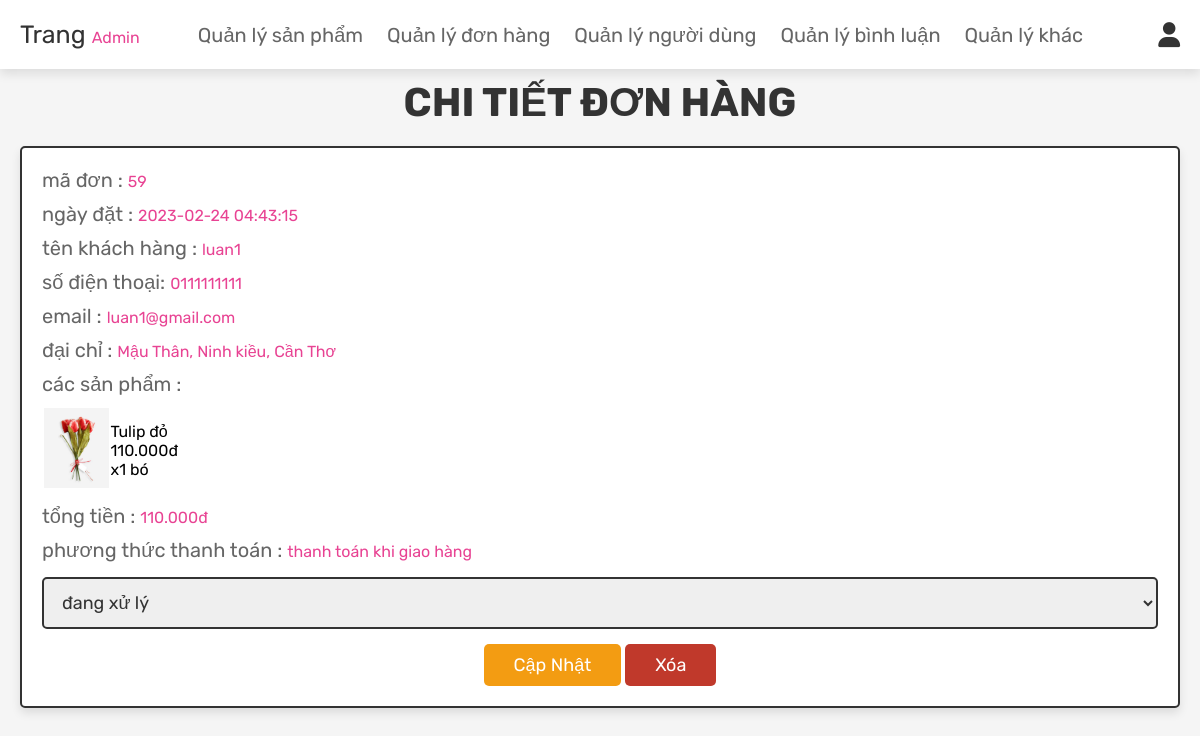
/admin_detail_orders.php?detail_order=59 (signed in), run on the app's committed database.
### tables this page shows
CREATE TABLE `orders` (
  `id` int(100) NOT NULL,
  `user_id` int(100) NOT NULL,
  `total_price` int(100) NOT NULL,
  `method` varchar(50) NOT NULL,
  `placed_on` timestamp NOT NULL DEFAULT current_timestamp() ON UPDATE current_timestamp(),
  `payment_status` varchar(20) NOT NULL DEFAULT 'đang xử lý',
  `name_receive` varchar(100) NOT NULL,
  `number_receive` varchar(12) NOT NULL,
  `message_card` varchar(100) NOT NULL
);

CREATE TABLE `users` (
  `id` int(100) NOT NULL,
  `name` varchar(100) NOT NULL,
  `email` varchar(100) NOT NULL,
  `phone` char(20) NOT NULL,
  `address` varchar(255) NOT NULL,
  `password` varchar(100) NOT NULL,
  `user_type` varchar(20) NOT NULL DEFAULT 'user',
  `avatar` varchar(100) DEFAULT 'avtDefault.png'
);

CREATE TABLE `products` (
  `id` int(100) NOT NULL,
  `name` varchar(100) NOT NULL,
  `id_type` int(11) NOT NULL,
  `details` varchar(500) NOT NULL,
  `price` int(100) NOT NULL,
  `giacanh` int(100) NOT NULL,
  `sale_price` int(10) NOT NULL DEFAULT 0,
  `soluongkho` int(11) NOT NULL,
  `image` varchar(100) NOT NULL
);

CREATE TABLE `detail_orders` (
  `id_order` int(11) NOT NULL,
  `pid` int(11) NOT NULL,
  `quantity` int(11) NOT NULL,
  `unit` varchar(10) NOT NULL,
  `price` int(100) NOT NULL
);

### admin_detail_orders.php (the view, shortened to what this page needs)
<?php
@include 'config.php';
?>
<!DOCTYPE html>
<html lang="en">
<head>
   <link rel="stylesheet" href="https://cdnjs.cloudflare.com/ajax/libs/font-awesome/6.0.0/css/all.min.css">
   <link rel="stylesheet" href="css/admin_style.css">
</head>
<body>
   <?php @include 'admin_header.php'; ?>
   <section class="placed-orders">
      <h1 class="title">Chi tiết đơn hàng</h1>
      <div class="box-container">
         <?php
         if (isset($_GET['detail_order'])) {
            $id = $_GET['detail_order'];
            $select_orders = mysqli_query($conn, "SELECT * FROM users JOIN `orders` ON orders.user_id=users.id WHERE orders.id = '$id'") or die('query failed');
            if (mysqli_num_rows($select_orders) > 0) {
               while ($fetch_orders = mysqli_fetch_assoc($select_orders)) {
         ?>
                  <div class="box">
                     <p> mã đơn : <span><?php echo $fetch_orders['id']; ?></span> </p>
                     <p> ngày đặt : <span><?php echo $fetch_orders['placed_on']; ?></span> </p>
                     <p> tên khách hàng : <span><?php echo $fetch_orders['name']; ?></span> </p>
                     <p> số điện thoại: <span><?php echo $fetch_orders['phone']; ?></span> </p>
                     <p> email : <span><?php echo $fetch_orders['email']; ?></span> </p>
                     <p> đại chỉ : <span><?php echo $fetch_orders['address']; ?></span> </p>
                     <p> các sản phẩm :
                     <table class="table">
                        <tbody>
                           <?php $select_p_order = mysqli_query($conn, "SELECT image,name,detail_orders.price AS price,quantity,unit  FROM `orders` join detail_orders on orders.id=detail_orders.id_order join products on detail_orders.pid=products.id WHERE id_order='$id'") or die('query failed');
                           if (mysqli_num_rows($select_p_order) > 0) {
                              while ($fetch_p_order = mysqli_fetch_array($select_p_order)) {
                           ?>
                                 <tr>
                                    <td class="mt-3">
                                       <div class="text-center "><img src="uploaded_img/<?php echo $fetch_p_order['image']; ?>" alt="" class="img-fruit" height="80px"> </div>
                                    </td>
                                    <td class="mt-3">
                                       <div class="">
                                          <div class=""><?php echo $fetch_p_order['name']; ?></div>
                                          <div class=""><?php echo number_format($fetch_p_order['price'], 0, ",", ".") . "đ" ?></div>
                                          <div class=""><?php echo "x" . $fetch_p_order['quantity'] . ' ' . $fetch_p_order['unit'] ?></div>
                                       </div>
                                    </td>
                                 </tr>
                           <?php
                              }
                           } ?>
                        </tbody>
                     </table>
                     </p>
                     <p> tổng tiền : <span><?php echo number_format($fetch_orders['total_price'], 0, ",", ".") . "đ" ?></span> </p>
                     <p> phương thức thanh toán : <span><?php echo $fetch_orders['method']; ?></span> </p>
                     <form action="" method="POST">
                        <select name="update_payment">
                           <option value="đang xử lý" <?php if ($fetch_orders['payment_status'] == "đang xử lý") echo 'selected'; ?>>đang xử lý</option>
                        </select>
                        <input type="submit" name="update_order" value="cập nhật" class="option-btn">
                        <a href="admin_orders.php?delete=<?php echo $fetch_orders['id']; ?>" class="delete-btn" onclick="return confirm('delete this order?');">xóa</a>
                     </form>
                  </div>
         <?php
               }
            } else {
               echo '<p class="empty">no orders placed yet!</p>';
            }
         }
         ?>
      </div>
   </section>
</body>
</html>

### css/admin_style.css (style rules this page uses)
:root { --pink:#e84393; --red:#c0392b; --orange:#f39c12; --black:#333; --white:#fff; --light-color:#666; --light-white:#ccc; --light-bg:#f5f5f5; --border:.2rem solid var(--black); --box-shadow:0 .5rem 1rem rgba(0,0,0,.1); }
* { font-family: 'Rubik', sans-serif; margin:0; padding:0; font-size: medium; box-sizing: border-box; outline: none; border:none; text-decoration: none; transition:all .2s linear; }
html { font-size: 62.5%; overflow-x: hidden; scroll-behavior: smooth; scroll-padding-top: 6.5rem; }
body { background: var(--light-bg); }
section { padding:1rem 2rem; }
.title { text-align: center; margin-bottom: 2rem; color:var(--black); text-transform: uppercase; font-size: 4rem; }
.btn, .delete-btn, .option-btn { display: inline-block; border-radius: .5rem; margin-top: 1rem; font-size: 1.8rem; color:var(--white); cursor: pointer; padding:1rem 3rem; text-transform: capitalize; }
.delete-btn { background-color: var(--red); }
.option-btn { background-color: var(--orange); }
.placed-orders .box-container .box { padding:2rem; border:var(--border); background-color: var(--white); box-shadow: var(--box-shadow); border-radius: .5rem; }
.placed-orders .box-container .box p { margin-bottom: 1rem; font-size: 2rem; color:var(--light-color); }
.placed-orders .box-container .box p span { color:var(--pink); }
.placed-orders .box-container .box form { margin-top: 1rem; text-align: center; }
.placed-orders .box-container .box form select { width: 100%; border:var(--border); padding:1.2rem 1.4rem; font-size: 1.8rem; color:var(--black); border:var(--border); border-radius: .5rem; margin:.5rem 0; }

### data on the page
orders: id "59", placed_on "2023-02-24 04:43:15", user.name "luan1", user.phone "0111111111", user.email "luan1@gmail.com", user.address "Mậu Thân, Ninh kiều, Cần Thơ", total_price "110.000", method "thanh toán khi giao hàng", update_payment "đang xử lý"
products: image (picture), name "Tulip đỏ", detail_orders.price "110.000", detail_orders.quantity "1", detail_orders.unit "bó"
